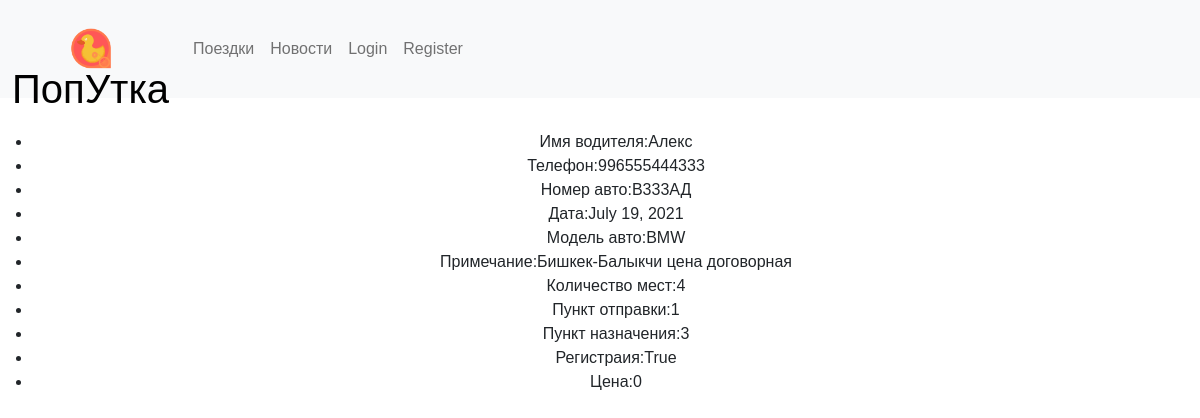
The app's page /travel/2/ with its own data.
### travel/models.py (models this page shows, shortened)
class Travel(models.Model):
    PLACE_CHOICES = [
    ('Бишкек', 'Бишкек'),
    ('Кант', 'Кант'),
    ('Балыкчи', 'Балыкчи'),
    ('Каракол', 'Каракол'),
    ('Талас', 'Талас'),
    ('Нарын', 'Нарын'),
    ('Джалал-абад', 'Джалал-абад'),
    ('Ош', 'Ош'),
    ('Баткен', 'Баткен')
]
    Name = models.CharField('Ваше имя',max_length=20)
    Phonenumber = models.IntegerField('Номер телефона',)
    CarNumber = models.CharField('Номер авто',max_length= 8)
    DateOfRegister = models.DateField('дата поездки(год-месяц-день)')
    AutoModel = models.CharField('Модель авто',max_length=40)
    Description = models.TextField('Примечание',)
    NumOfSits = models.IntegerField('Колиество мест',)
    Start = models.CharField('Пункт отправки',max_length=100,choices=PLACE_CHOICES, default=1)
    Destonation = models.CharField('Пункт назначения',max_length=100,choices=PLACE_CHOICES, default=1)
    Verified = models.BooleanField(default=False)
    Price = models.IntegerField(default=0)

### travel/views.py (the view)
# urls.py: path('travel/<int:pk>/', travel_detail, name='travel_detail'),
def travel_detail(request,pk):
    travel_detail = get_object_or_404(Travel, pk=pk)
    return render(request, 'travel/travel_detail.html',{'travel_detail':travel_detail})

### templates/travel/travel_detail.html
{% extends 'base.html' %}
{% block content %}
<main>
    <ul>
        <li>Имя водителя:{{travel_detail.Name}}</li>
        <li>Телефон:{{travel_detail.Phonenumber}}</li>
        <li>Номер авто:{{travel_detail.CarNumber}}</li>
        <li>Дата:{{travel_detail.DateOfRegister}}</li>
        <li>Модель авто:{{travel_detail.AutoModel}}</li>
        <li>Примечание:{{travel_detail.Description}}</li>
        <li>Количество мест:{{travel_detail.NumOfSits}}</li>
        <li>Пункт отправки:{{travel_detail.Start}}</li>
        <li>Пункт назначения:{{travel_detail.Destonation}}</li>
        <li>Регистраия:{{travel_detail.Verified}}</li>
        <li>Цена:{{travel_detail.Price}}</li>
    </ul>
    </main>
{% endblock %}

### static/index.css (style rules this page uses)
body { font-family: 'Raleway', sans-serif; text-align:center; margin:0px; padding:0px; }
main { margin-top: 130px; animation: loadIn 0.75s; }

### records on screen
Travel: Name "Алекс", Phonenumber "996555444333", CarNumber "В333АД", DateOfRegister "July 19, 2021", AutoModel "BMW", Description "Бишкек-Балыкчи цена договорная", NumOfSits "4", Start "1", Destonation "3", Verified "True", Price "0"
